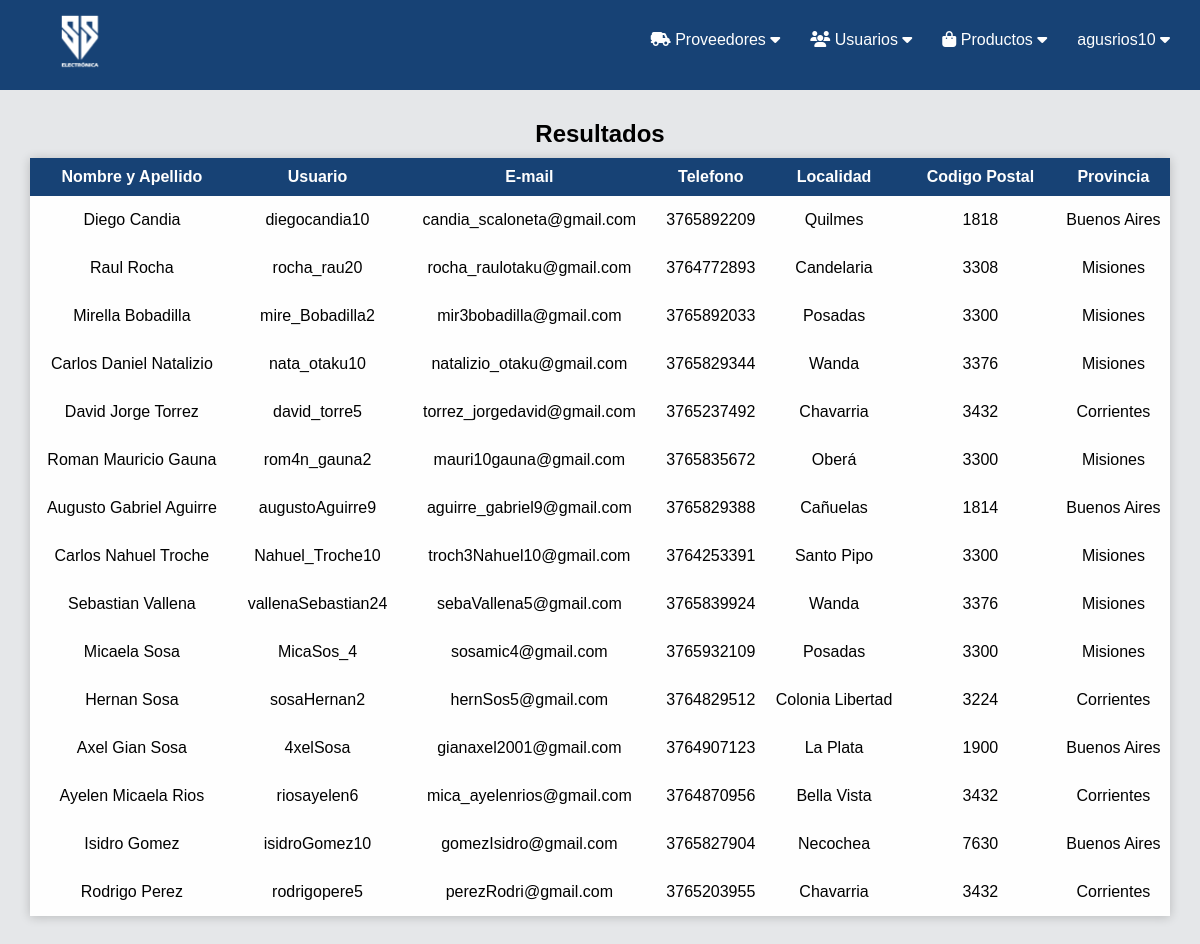
The page /buscar_clientes.php (signed in) on the database its author committed.
### tables this page shows
CREATE TABLE `clientes` (
  `idClientes` int(11) NOT NULL,
  `Nombre` varchar(80) DEFAULT NULL,
  `Apellido` varchar(80) DEFAULT NULL,
  `Email` varchar(80) DEFAULT NULL,
  `Telefono` varchar(15) DEFAULT NULL,
  `Localidades_idLocalidades` int(11) NOT NULL,
  `Usuario` varchar(45) DEFAULT NULL,
  `Contraseña` varchar(255) DEFAULT NULL,
  `Categorias_usuarios_idCategorias_usuarios` int(11) NOT NULL
);

CREATE TABLE `localidades` (
  `idLocalidades` int(11) NOT NULL,
  `Provincias_idProvincias` int(11) NOT NULL,
  `Localidad` varchar(45) DEFAULT NULL,
  `Codigo_Postal_idCodigo_Postal` int(11) NOT NULL
);

CREATE TABLE `codigo_postal` (
  `idCodigo_Postal` int(11) NOT NULL,
  `Número_CP` int(11) DEFAULT NULL
);

CREATE TABLE `provincias` (
  `idProvincias` int(11) NOT NULL,
  `Desc_provincia` varchar(45) DEFAULT NULL
);

### buscar_clientes.php (the view, shortened to what this page needs)
<?php
include("conexion.php");
if (isset($_SESSION['UsuarioAdmin'])) {
?>
<!DOCTYPE html>
<html>
<head>
	<link rel="stylesheet" type="text/css" href="style_clientes.css">
</head>
<body>
	<?php
	include("header_admin.php");
	?>
    <?php
	}else{
		header('location: login.php');
	}
	?>
	<?php
	$buscar = $_POST['buscar'];
	$consulta = "SELECT * FROM clientes clien
	INNER JOIN localidades loca ON clien.Localidades_idLocalidades = loca.idLocalidades
	INNER JOIN codigo_postal cp ON loca.Codigo_Postal_idCodigo_Postal = cp.idCodigo_Postal
	INNER JOIN provincias provin ON loca.Provincias_idProvincias = provin.idProvincias
	WHERE Nombre LIKE '$buscar' '%' OR Apellido LIKE '$buscar' '%' OR Localidad LIKE '$buscar' '%'
	OR Desc_provincia LIKE '$buscar' '%'";
	$resultado = mysqli_query($conex, $consulta);
	if (mysqli_num_rows($resultado) > 0) {
	?>
	<div class="row-box">
		<center><h2>Resultados</h2></center>
		<table class="row-box-table">
			<thead>
				<tr>
					<th>Nombre y Apellido</th>
					<th>Usuario</th>
					<th>E-mail</th>
					<th>Telefono</th>
					<th>Localidad</th>
					<th>Codigo Postal</th>
					<th>Provincia</th>
				</tr>
			</thead>
			<tbody>
				<?php
					while ($row = mysqli_fetch_array($resultado)) {
				?>
				<tr>
					<td><?php echo $row['Nombre']?> <?php echo $row['Apellido']?></td>
					<td><?php echo $row['Usuario']?></td>
					<td><?php echo $row['Email']?></td>
					<td><?php echo $row['Telefono']?></td>
					<td><?php echo $row['Localidad']?></td>
					<td><?php echo $row['Número_CP']?></td>
					<td><?php echo $row['Desc_provincia']?></td>
				<?php
				}
				?>
				</tr>
			</tbody>
		</table>
		<br><br>
	</div>
	<?php
	}else{
		echo "<br>";
        echo "<center><br><h2>Sin resultados</h2></center>";
    }
	?>
</body>
</html>

### header_admin.php (shortened to what this page needs)
<!DOCTYPE html>
<html>
<head>
	<link rel="stylesheet" type="text/css" href="style_header_admin.css">
</head>
<body>
	<nav>
        <img id="logo_sys" src="SSPNG-03.png">
        <ul>
            <li>
                <a href="proveedores.php">
                    <i class="fa-solid fa-truck-field"></i>
                        Proveedores
                    <i class="fa-sharp fa-solid fa-caret-down"></i>
                </a>
            </li>
            <li>
                <a href="clientes.php">
                    <i class="fa-solid fa-users"></i>
                        Usuarios
                    <i class="fa-sharp fa-solid fa-caret-down"></i>
                </a>
            </li>
            <li>
                <a href="mostrar_productos.php">
                    <i class="fa-solid fa-bag-shopping"></i>
                        Productos
                    <i class="fa-sharp fa-solid fa-caret-down"></i>
                </a>
            </li>
            <li>
                <a href="#">
                    <?php
                    if (isset($_SESSION['UsuarioAdmin'])) {
                        ?>
                        <a href="#">
                            <?php echo $_SESSION['UsuarioAdmin']?> <i class="fa-sharp fa-solid fa-caret-down"></i>
                        </a>
                        <?php
                    }else{
                        ?>
                        <a href="login.php">
                            <i class="fa-solid fa-user"></i>
                        </a>
                        <?php
                    }
                    ?>
                </a>
            </li>
        </ul>
	</nav>
</body>
</html>

### style_clientes.css (style rules this page uses)
* { margin: 0; padding: 0; font-family: sans-serif; }
html { scroll-behavior: smooth; }
body { background: rgb(229, 231, 233); font-family: sans-serif; }
.row-box { margin-top: 30px; }
.row-box-table { margin-top: 10px; margin-left: auto; margin-right: auto; background-color: rgb(254, 254, 254); width: 95%; height: 100%; text-align: center; border-collapse: collapse; box-shadow: 0px 1px 10px rgba(0,0,0,0.2); }
tr, th { padding: 10px; }
tbody, tr, td { padding-top: 15px; padding-bottom: 15px; }
thead { background: #174275; color: rgb(254, 254, 254); }

### style_header_admin.css (style rules this page uses)
#logo_sys { margin-top: 5px; margin-left: 45px; width: 70px; }
nav { background: #174275; width: 100%; height: 90px; }
nav ul { display: flex; float: right; }
nav ul li { float: right; list-style: none; position: relative; }
nav ul li a { display: block; line-height: 5rem; color: rgb(254, 254, 254); }
a { text-decoration: none; color: rgb(254, 254, 254); padding-right: 30px; }

### rows shown on the page
clientes: Nombre "Diego", Apellido "Candia", Usuario "diegocandia10", Email "candia_scaloneta@gmail.com", Telefono "3765892209", localidades.Localidad "Quilmes", codigo_postal.Número_CP "1818", provincias.Desc_provincia "Buenos Aires"
clientes: Nombre "Raul", Apellido "Rocha", Usuario "rocha_rau20", Email "rocha_raulotaku@gmail.com", Telefono "3764772893", localidades.Localidad "Candelaria", codigo_postal.Número_CP "3308", provincias.Desc_provincia "Misiones"
clientes: Nombre "Mirella", Apellido "Bobadilla", Usuario "mire_Bobadilla2", Email "mir3bobadilla@gmail.com", Telefono "3765892033", localidades.Localidad "Posadas", codigo_postal.Número_CP "3300", provincias.Desc_provincia "Misiones"
clientes: Nombre "Carlos Daniel", Apellido "Natalizio", Usuario "nata_otaku10", Email "natalizio_otaku@gmail.com", Telefono "3765829344", localidades.Localidad "Wanda", codigo_postal.Número_CP "3376", provincias.Desc_provincia "Misiones"
clientes: Nombre "David Jorge", Apellido "Torrez", Usuario "david_torre5", Email "torrez_jorgedavid@gmail.com", Telefono "3765237492", localidades.Localidad "Chavarria", codigo_postal.Número_CP "3432", provincias.Desc_provincia "Corrientes"
clientes: Nombre "Roman Mauricio", Apellido "Gauna", Usuario "rom4n_gauna2", Email "mauri10gauna@gmail.com", Telefono "3765835672", localidades.Localidad "Oberá", codigo_postal.Número_CP "3300", provincias.Desc_provincia "Misiones"
clientes: Nombre "Augusto Gabriel", Apellido "Aguirre", Usuario "augustoAguirre9", Email "aguirre_gabriel9@gmail.com", Telefono "3765829388", localidades.Localidad "Cañuelas", codigo_postal.Número_CP "1814", provincias.Desc_provincia "Buenos Aires"
clientes: Nombre "Carlos Nahuel", Apellido "Troche", Usuario "Nahuel_Troche10", Email "troch3Nahuel10@gmail.com", Telefono "3764253391", localidades.Localidad "Santo Pipo", codigo_postal.Número_CP "3300", provincias.Desc_provincia "Misiones"
clientes: Nombre "Sebastian", Apellido "Vallena", Usuario "vallenaSebastian24", Email "sebaVallena5@gmail.com", Telefono "3765839924", localidades.Localidad "Wanda", codigo_postal.Número_CP "3376", provincias.Desc_provincia "Misiones"
clientes: Nombre "Micaela", Apellido "Sosa", Usuario "MicaSos_4", Email "sosamic4@gmail.com", Telefono "3765932109", localidades.Localidad "Posadas", codigo_postal.Número_CP "3300", provincias.Desc_provincia "Misiones"
clientes: Nombre "Hernan", Apellido "Sosa", Usuario "sosaHernan2", Email "hernSos5@gmail.com", Telefono "3764829512", localidades.Localidad "Colonia Libertad", codigo_postal.Número_CP "3224", provincias.Desc_provincia "Corrientes"
clientes: Nombre "Axel Gian", Apellido "Sosa", Usuario "4xelSosa", Email "gianaxel2001@gmail.com", Telefono "3764907123", localidades.Localidad "La Plata", codigo_postal.Número_CP "1900", provincias.Desc_provincia "Buenos Aires"
clientes: Nombre "Ayelen Micaela", Apellido "Rios", Usuario "riosayelen6", Email "mica_ayelenrios@gmail.com", Telefono "3764870956", localidades.Localidad "Bella Vista", codigo_postal.Número_CP "3432", provincias.Desc_provincia "Corrientes"
clientes: Nombre "Isidro", Apellido "Gomez", Usuario "isidroGomez10", Email "gomezIsidro@gmail.com", Telefono "3765827904", localidades.Localidad "Necochea", codigo_postal.Número_CP "7630", provincias.Desc_provincia "Buenos Aires"
clientes: Nombre "Rodrigo", Apellido "Perez", Usuario "rodrigopere5", Email "perezRodri@gmail.com", Telefono "3765203955", localidades.Localidad "Chavarria", codigo_postal.Número_CP "3432", provincias.Desc_provincia "Corrientes"

### other values the page prints
$_SESSION['UsuarioAdmin'] "agusrios10"
